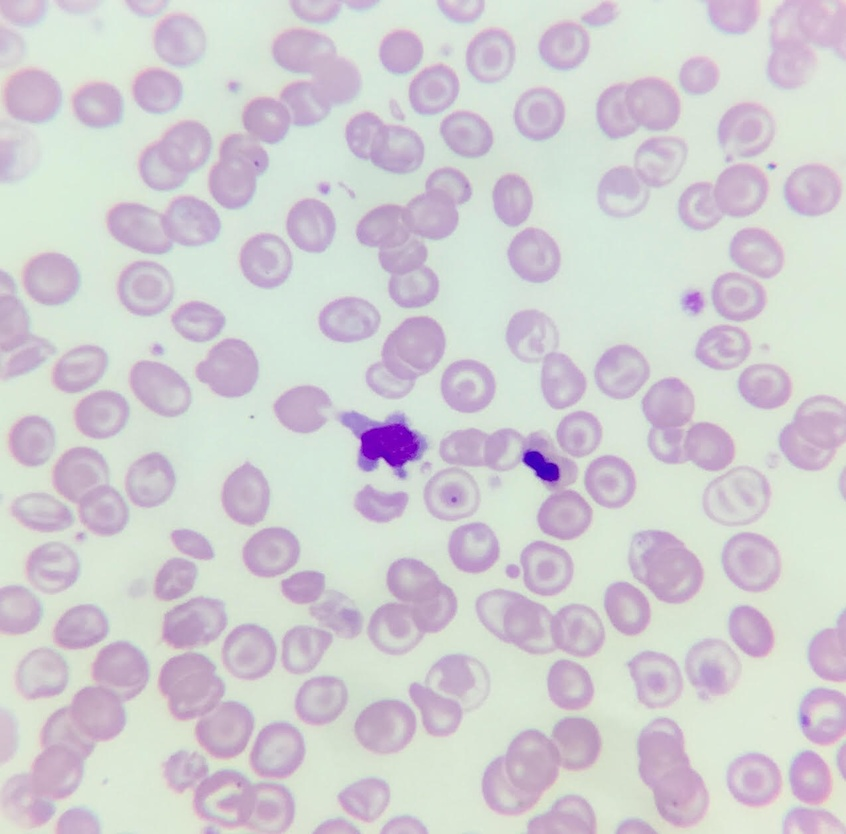
#> input picture image mining/img1.jpg, 846 x 834 px, shrunk from 1275 x 1256 before the run, found by its file name
$ jupyter execute Untitled.ipynb   (shell and % lines are left out)
#> lines starting #> are read from the running program, lines starting #| are printed output that depends on the picture; after the words box and inside, x2 and y2 are one past the last pixel; in counts of white or black regions, pixels touching at a corner belong together
[cell 1]
import numpy as np # linear algebra
import pandas as pd # data processing, CSV file I/O (e.g. pd.read_csv)

[cell 2]
#Importing the other necessary libraries
import os
import pathlib
import seaborn as sns
import matplotlib.pyplot as plt

[cell 3]
#Importing OpenCV - the computer vision library
import cv2

[cell 4]
path='/Users/StevenTseng/Desktop/img1.jpg'

[cell 5]
test=cv2.imread(str(path))
#> test is the input picture: shape (834, 846, 3); mean B, G, R 209.8, 206.6, 208.7

[cell 6]
test.shape
#> Out = (834, 846, 3)

[cell 7]
gray=cv2.cvtColor(test,cv2.COLOR_BGR2GRAY)
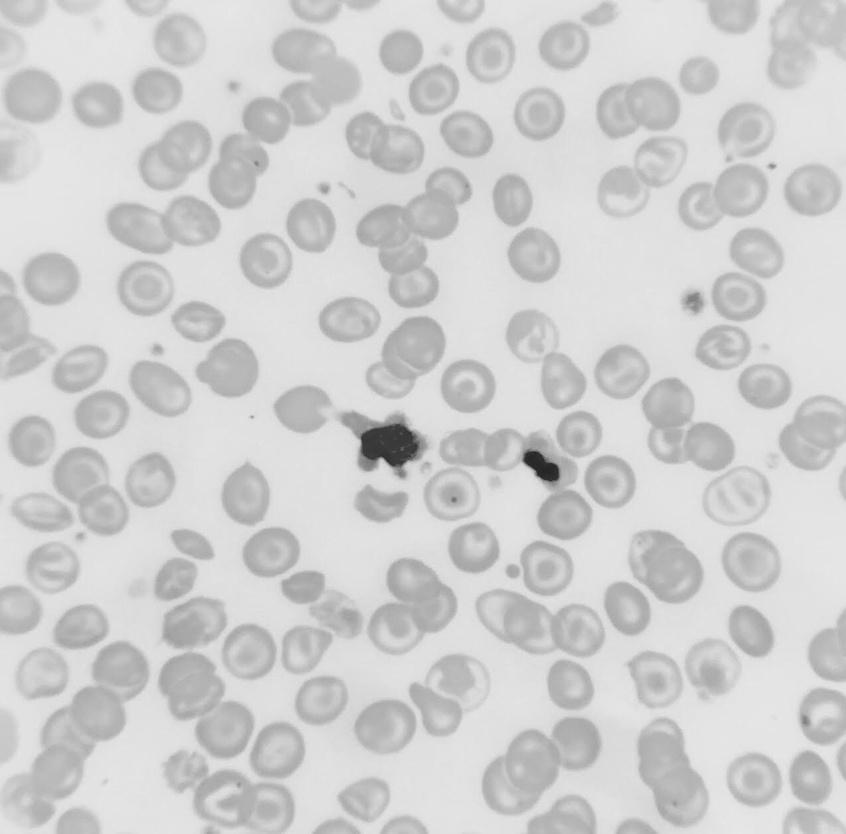
#> gray: shape (834, 846); min 35, max 232, mean 207.6

[cell 8]
plt.imshow(gray)

[cell 9]
sns.distplot(gray.flatten())
plt
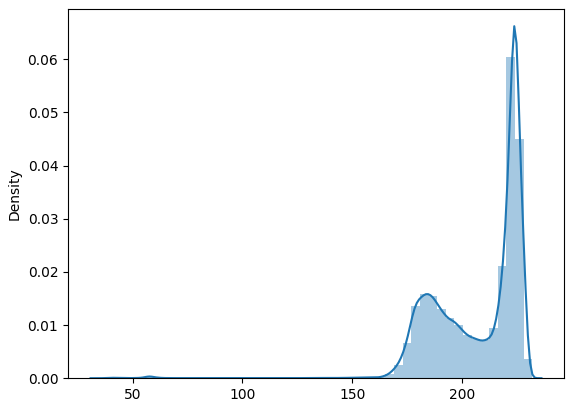
#> figure drawn by matplotlib, 1 panel; tallest bar 0.0605 high, from x = 220.2 to 224.1; curve peaks at x = 223.7, y = 0.0662

[cell 10]
from skimage.filters import threshold_otsu

[cell 11]
thres=threshold_otsu(gray)
#> thres = 203
thres
#> Out = 203

[cell 12]
mask=np.where(gray>thres,1,0)
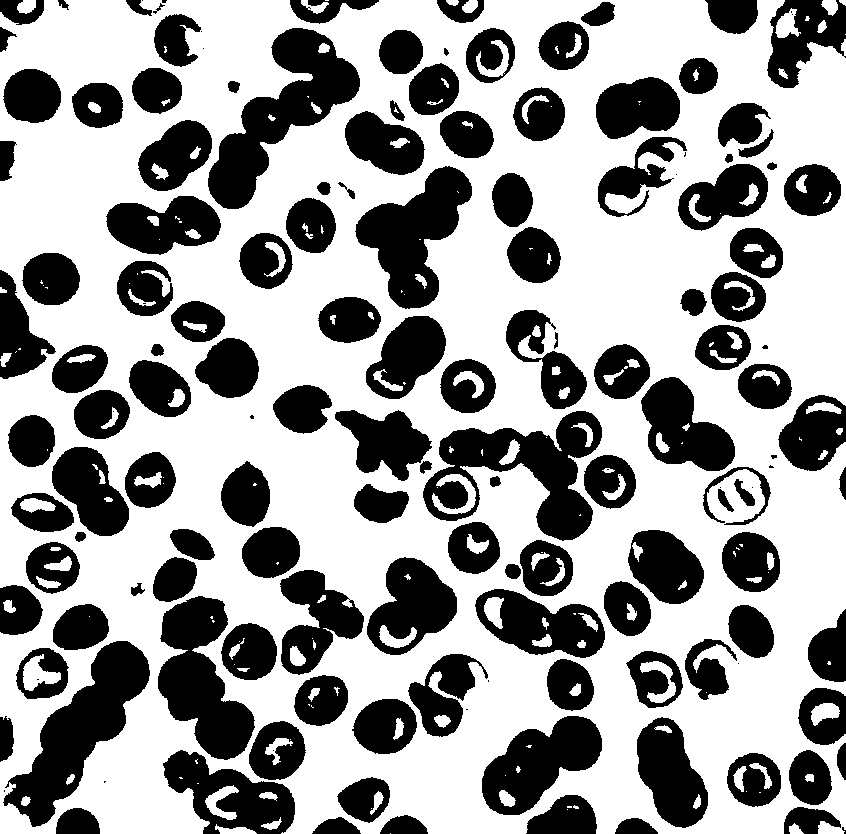
#> mask: shape (834, 846) int64; values 0 (black) and 1 (white), 61.6% white; 154 black regions (27 under 20 px), largest, box (x1, y1, x2, y2) and area: (208, 28, 360, 209) 10369, (423, 411, 602, 541) 10236, (3, 641, 150, 827) 10109

$ run again, with image mining/yy.png saved as image mining/img1.jpg
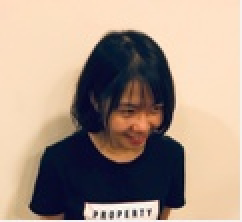
#> input picture image mining/yy.png, 121 x 111 px, found by its file name (shown 2 times larger)
#> test is the input picture: shape (111, 121, 3); mean B, G, R 134.8, 148.8, 168.1
#> `[cell 9] sns.distplot(gray.flatten()) plt`:
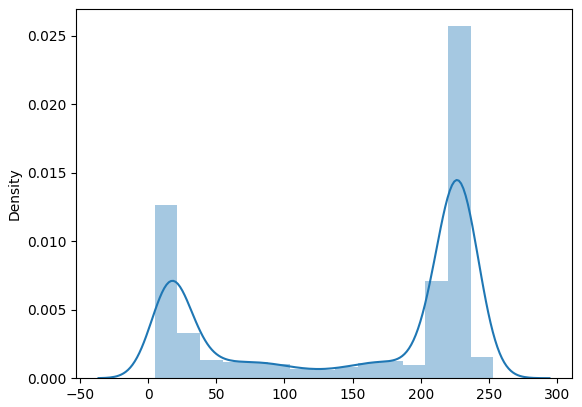
#> figure drawn by matplotlib, 1 panel; tallest bar 0.0257 high, from x = 219.9 to 236.5; curve peaks at x = 226.2, y = 0.0145
#> thres = 126
#> `mask=np.where(gray>thres,1,0)`:
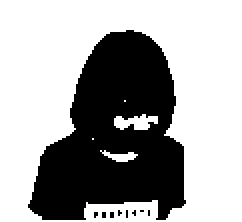
#> mask: shape (111, 121) int64 (shown 2 times larger); values 0 (black) and 1 (white), 64.4% white; 9 black regions (8 under 20 px), largest, box (x1, y1, x2, y2) and area: (14, 15, 93, 110) 4747
